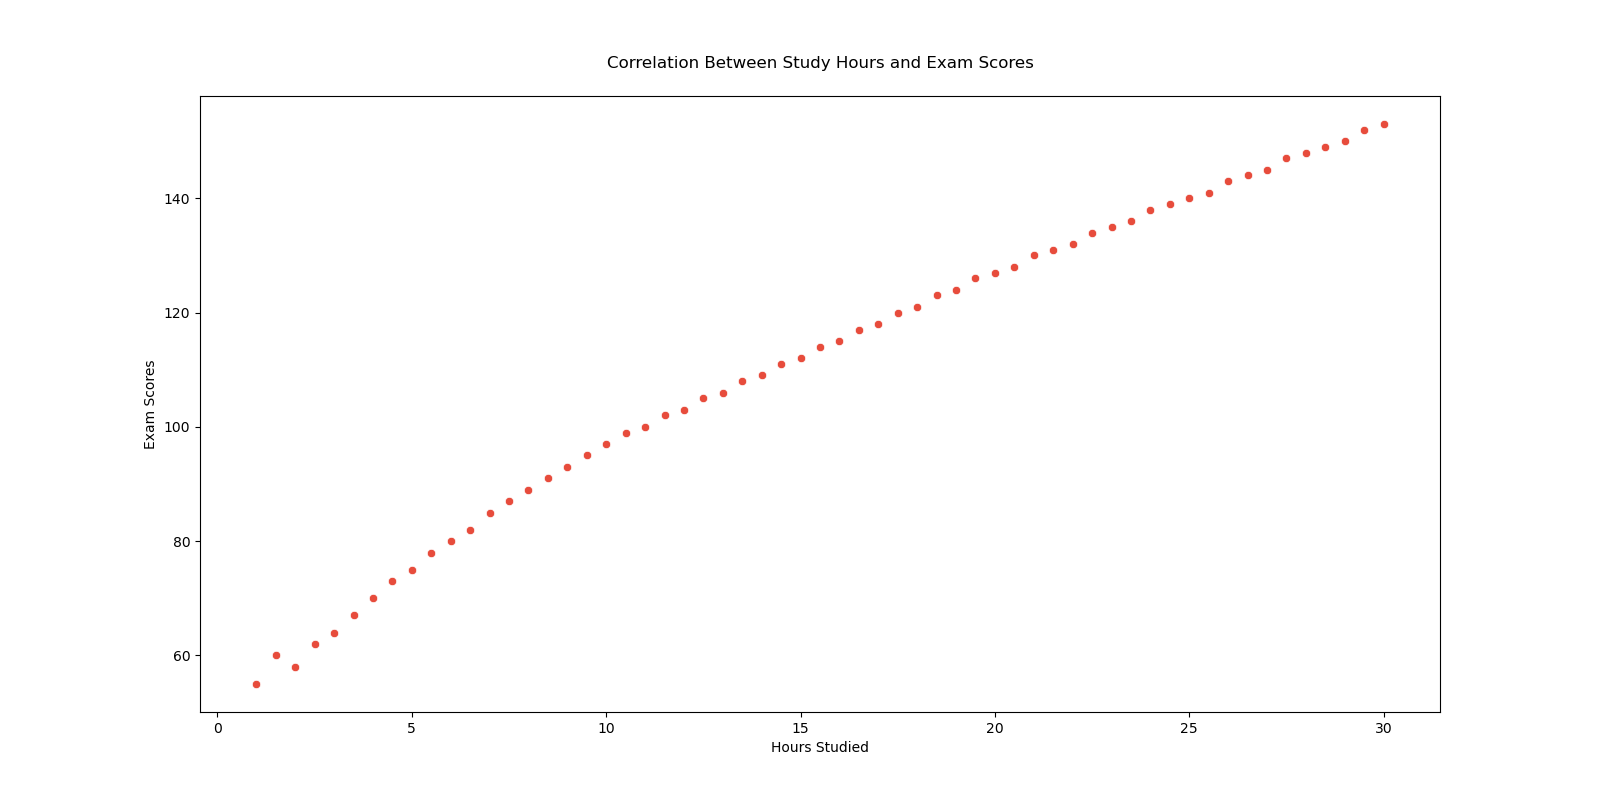

The script that drew this image:
import seaborn as sns
import pandas as pd
import matplotlib.pyplot as plt

data = {
    'PlayerID': range(1, 60),
    'HoursStudied': [1.0, 1.5, 2.0, 2.5, 3.0, 3.5, 4.0, 4.5, 5.0, 5.5, 6.0, 6.5, 7.0, 7.5, 8.0, 8.5, 9.0, 9.5, 10.0, 10.5, 11.0, 11.5, 12.0, 12.5, 13.0, 13.5, 14.0, 14.5, 15.0, 15.5, 16.0, 16.5, 17.0, 17.5, 18.0, 18.5, 19.0, 19.5, 20.0, 20.5, 21.0, 21.5, 22.0, 22.5, 23.0, 23.5, 24.0, 24.5, 25.0, 25.5, 26.0, 26.5, 27.0, 27.5, 28.0, 28.5, 29.0, 29.5, 30.0],
    'ExamScore': [55, 60, 58, 62, 64, 67, 70, 73, 75, 78, 80, 82, 85, 87, 89, 91, 93, 95, 97, 99, 100, 102, 103, 105, 106, 108, 109, 111, 112, 114, 115, 117, 118, 120, 121, 123, 124, 126, 127, 128, 130, 131, 132, 134, 135, 136, 138, 139, 140, 141, 143, 144, 145, 147, 148, 149, 150, 152, 153]
}

df = pd.DataFrame(data)

plt.figure(figsize=(16, 8))

sns.scatterplot(x='HoursStudied', y='ExamScore', data=df, color='#e74c3c')

plt.title('Correlation Between Study Hours and Exam Scores', pad=20)
plt.xlabel('Hours Studied')
plt.ylabel('Exam Scores')

plt.show()
